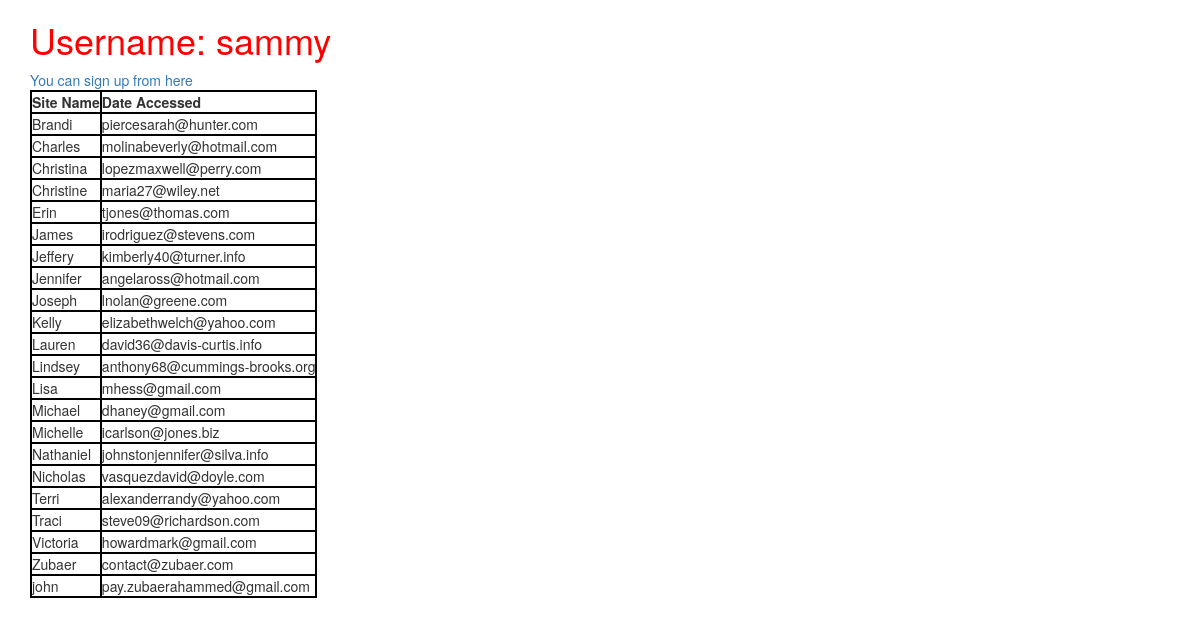
/users/list (signed in), run on the app's committed database.
### appTwo/models.py (models this page shows, shortened)
class User(models.Model):
	first_name = models.CharField(max_length=264)
	last_name = models.CharField(max_length=264)
	email = models.EmailField(max_length=264, unique=True)

### appTwo/views.py (the view)
def index(request):
	users = User.objects.order_by('first_name')
	return render(request, 'appTwo/index.html', {'users': users})

### templates/appTwo/index.html (shortened to what this page needs)
<!DOCTYPE html>
{% load staticfiles %}
<html lang="en">
<head>
	<link rel="stylesheet" href="https://maxcdn.bootstrapcdn.com/bootstrap/3.3.7/css/bootstrap.min.css">
	<link rel="stylesheet" href="{% static 'css/mystyle.css' %}">
</head>
<body>
	<div class="container">
		{% if user %}
			<h1>Username: {{ user.username }}</h1>
		{% endif %}
		<a href="{% url 'appTwo:users' %}">You can sign up from here</a>
		<div class="access_records">
			{% if users %}
				<table>
					<thead>
						<th>Site Name</th>
						<th>Date Accessed</th>
					</thead>
					<tbody>
						{% for user in users %}
							<tr>
								<td>{{ user.first_name }}</td>
								<td>{{ user.email }}</td>
							</tr>
						{% endfor %}
					</tbody>
				</table>
			{% else %}
				<p>NO USERS RECORD FOUND!</p>
			{% endif %}
		</div>
	</div>
</body>
</html>

### static/css/mystyle.css (style rules this page uses)
h1 { color: red; }
table,th,td { border: 2px solid black; }

### data on the page
User: first_name "Brandi", email "piercesarah@hunter.com"
User: first_name "Charles", email "molinabeverly@hotmail.com"
User: first_name "Christina", email "lopezmaxwell@perry.com"
User: first_name "Christine", email "maria27@wiley.net"
User: first_name "Erin", email "tjones@thomas.com"
User: first_name "James", email "irodriguez@stevens.com"
User: first_name "Jeffery", email "kimberly40@turner.info"
User: first_name "Jennifer", email "angelaross@hotmail.com"
User: first_name "Joseph", email "lnolan@greene.com"
User: first_name "Kelly", email "elizabethwelch@yahoo.com"
User: first_name "Lauren", email "david36@davis-curtis.info"
User: first_name "Lindsey", email "anthony68@cummings-brooks.org"
User: first_name "Lisa", email "mhess@gmail.com"
User: first_name "Michael", email "dhaney@gmail.com"
User: first_name "Michelle", email "icarlson@jones.biz"
User: first_name "Nathaniel", email "johnstonjennifer@silva.info"
User: first_name "Nicholas", email "vasquezdavid@doyle.com"
User: first_name "Terri", email "alexanderrandy@yahoo.com"
User: first_name "Traci", email "steve09@richardson.com"
User: first_name "Victoria", email "howardmark@gmail.com"
User: first_name "Zubaer", email "contact@zubaer.com"
User: first_name "john", email "pay.zubaerahammed@gmail.com"

### other printed values
{{ user.username }} "sammy"
